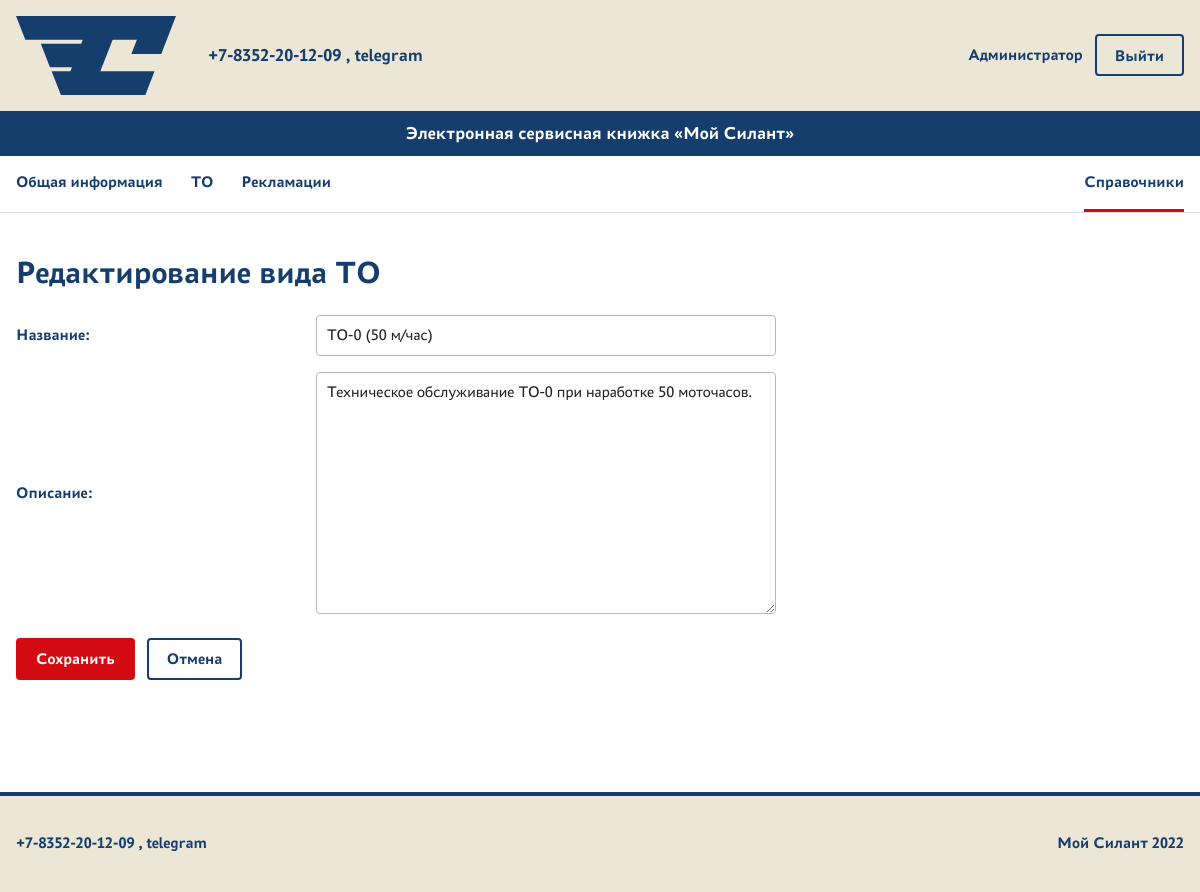
Screenshot of /maintenance/references/maintenance-types/1/update/ (signed in) with the database file from the repository.
### service/models.py (models this page shows, shortened)
class MaintenanceType(models.Model):
    name = models.CharField(
        max_length=255,
        unique=True,
        verbose_name='Название',
    )
    description = models.TextField(blank=True, verbose_name='Описание')
    class Meta:
        verbose_name = 'Вид ТО'
        verbose_name_plural = 'Виды ТО'

### service/views.py (the view)
class MaintenanceTypeUpdate(
    LoginRequiredMixin,
    PermissionRequiredMixin,
    UpdateView,
):
    model = MaintenanceType
    form_class = MaintenanceTypeForm
    template_name = 'service/maintenance_type_form.html'
    success_url = reverse_lazy('service:maintenance_type_list')
    permission_required = 'service.change_maintenancetype'

### service/forms.py
class MaintenanceTypeForm(forms.ModelForm):
    class Meta:
        model = MaintenanceType
        fields = [
            'name',
            'description',
        ]

### service/templates/service/maintenance_type_form.html (shortened to what this page needs)
{% extends 'base.html' %}
{% block content %}
    <h1>
        {% if object %}
            Редактирование вида ТО
        {% else %}
            Добавление вида ТО
        {% endif %}
    </h1>
    <form class="entity-form" method="post">
        {{ form.as_p }}
        <div class="form-actions">
            <button
                class="button button--primary"
                type="submit"
            >
                Сохранить
            </button>
            <a
                class="button button--secondary"
                href="{% url 'service:maintenance_type_list' %}"
            >
                Отмена
            </a>
        </div>
    </form>
{% endblock %}

### templates/base.html (shortened to what this page needs)
{% load static %}
<!DOCTYPE html>
<html lang="ru">
<head>
    <link
        rel="stylesheet"
        href="{% static 'core/css/styles.css' %}"
    >
</head>
<body>
    <header class="site-header">
        <div class="container site-header__top">
            <a
                class="site-header__logo"
                href="{% url 'core:home' %}"
                aria-label="Мой Силант — главная"
            >
                <img
                    src="{% static 'core/images/silant-logo.svg' %}"
                    alt="Мой Силант"
                >
            </a>
            <div class="site-header__contact">
                +7-8352-20-12-09 , telegram
            </div>
            <div class="account-nav">
                {% if user.is_authenticated %}
                    <span class="account-name">
                        {{ user.get_full_name|default:user.username }}
                    </span>
                    <form
                        method="post"
                        action="{% url 'account_logout' %}"
                    >
                        <button
                            class="button button--secondary"
                            type="submit"
                        >
                            Выйти
                        </button>
                    </form>
                {% endif %}
            </div>
        </div>
        <div class="site-header__title">
            <div class="container">
                Электронная сервисная книжка «Мой Силант»
            </div>
        </div>
        {% if user.is_authenticated %}
            <nav
                class="site-nav"
                aria-label="Основные разделы сервиса"
            >
                <div class="container site-nav__inner">
                    <div class="site-nav__primary">
                        <a
                            class="site-nav__link"
                            href="{% url 'machines:list' %}"
                        >
                            Общая информация
                        </a>
                        <a
                            class="site-nav__link"
                            href="{% url 'service:list' %}"
                        >
                            ТО
                        </a>
                        <a
                            class="site-nav__link"
                            href="{% url 'complaints:list' %}"
                        >
                            Рекламации
                        </a>
                    </div>
                    {% if perms.machines.view_techniquemodel %}
                        <a
                            class="site-nav__link site-nav__tool{% if request.resolver_match.namespace == 'core' and request.resolver_match.url_name == 'references' or 'technique_model_' in request.resolver_match.url_name or 'engine_model_' in request.resolver_match.url_name or 'transmission_model_' in request.resolver_match.url_name or 'drive_axle_model_' in request.resolver_match.url_name or 'steering_axle_model_' in request.resolver_match.url_name or 'maintenance_type_' in request.resolver_match.url_name or 'maintenance_organization_' in request.resolver_match.url_name or 'failure_node_' in request.resolver_match.url_name or 'recovery_method_' in request.resolver_match.url_name %} site-nav__link--active{% endif %}"
                            href="{% url 'core:references' %}"
                        >
                            Справочники
                        </a>
                    {% endif %}
                </div>
            </nav>
    </header>
    <main class="site-main">
        <div class="container">
            {% block content %}{% endblock %}
        </div>
    </main>
    <footer class="site-footer">
        <div class="container site-footer__inner">
            <div class="site-footer__contact">
                +7-8352-20-12-09 , telegram
            </div>
            <div class="site-footer__copyright">
                Мой Силант 2022
            </div>
        </div>
    </footer>
</body>
</html>

### core/static/core/css/styles.css (style rules this page uses)
:root { --color-blue: #163E6C; --color-red: #D20A11; --color-beige: #EBE6D6; --color-white: #FFFFFF; }
* { box-sizing: border-box; }
html { font-family: "PT Astra Sans", Arial, sans-serif; }
body { display: flex; min-height: 100vh; flex-direction: column; margin: 0; background: var(--color-white); color: var(--color-blue); line-height: 1.4; }
a { color: inherit; }
button, input, select, textarea { max-width: 100%; font: inherit; }
.container { width: min(100% - 32px, 1440px); margin-inline: auto; }
h1, h2, h3 { margin-top: 0; line-height: 1.2; }
h1 { margin-bottom: 24px; font-size: 32px; }
p { margin-top: 0; margin-bottom: 16px; }
form { margin-bottom: 24px; }
form p { margin-bottom: 16px; }
label { display: inline-block; margin-bottom: 4px; }
input, select, textarea { padding: 8px 10px; border: 1px solid #b8b8b8; border-radius: 4px; background: var(--color-white); color: #222222; }
textarea { width: min(100%, 520px); min-height: 140px; resize: vertical; }
button { padding: 8px 14px; border: 1px solid #888888; border-radius: 4px; background: #f2f2f2; color: #222222; cursor: pointer; }
.site-header { border-bottom: none; background: var(--color-beige); }
.site-header__top { display: grid; grid-template-columns: auto 1fr auto; align-items: center; gap: 32px; min-height: 96px; padding-block: 16px; }
.site-header__logo { display: block; width: 160px; flex-shrink: 0; }
.site-header__logo img { display: block; width: 100%; height: auto; }
.site-header__contact { justify-self: start; font-size: 18px; font-weight: 700; }
.site-header__title { padding-block: 10px; background: var(--color-blue); color: var(--color-white); font-size: 18px; font-weight: 700; text-align: center; }
.account-nav { display: flex; align-items: center; gap: 12px; margin-left: 0; }
.account-nav form { margin: 0; }
.account-name { font-weight: 700; }
.account-nav button { width: auto; }
.site-main { flex: 1; padding-block: 40px; }
.site-footer { margin-top: 48px; border-top: 4px solid var(--color-blue); background: var(--color-beige); }
.site-footer__inner { display: flex; min-height: 96px; align-items: center; justify-content: space-between; gap: 24px; padding-block: 20px; font-weight: 700; }
.site-footer__copyright { text-align: right; }
.site-nav { border-bottom: 1px solid rgba(22, 62, 108, 0.18); background: var(--color-white); }
.site-nav__inner { display: flex; min-height: 56px; align-items: center; flex-wrap: wrap; gap: 24px; }
.site-nav__primary { display: flex; align-items: center; flex-wrap: wrap; gap: 8px 28px; }
.site-nav__link { display: inline-flex; min-height: 56px; align-items: center; border-bottom: 3px solid transparent; color: var(--color-blue); font-weight: 700; text-decoration: none; }
.site-nav__link--active { border-bottom-color: var(--color-red); }
.site-nav__tool { margin-left: auto; }
.button { display: inline-flex; min-height: 42px; align-items: center; justify-content: center; padding: 8px 18px; border: 2px solid transparent; border-radius: 4px; font-weight: 700; line-height: 1.2; text-decoration: none; cursor: pointer; }
.button--primary { border-color: var(--color-red); background: var(--color-red); color: var(--color-white); }
.button--secondary { border-color: var(--color-blue); background: transparent; color: var(--color-blue); }
.entity-form { width: min(100%, 760px); }
.entity-form p { display: grid; grid-template-columns: minmax(220px, 280px) minmax(0, 1fr); align-items: center; gap: 8px 20px; margin-bottom: 16px; }
.entity-form label { margin: 0; color: var(--color-blue); font-weight: 700; }
.entity-form input, .entity-form select, .entity-form textarea { width: 100%; }
.entity-form textarea { min-height: 120px; }
.detail-actions, .form-actions, .auth-actions { display: flex; flex-wrap: wrap; gap: 12px; margin-top: 24px; }

### rows the page displays
MaintenanceType: name "ТО-0 (50 м/час)", description "Техническое обслуживание ТО-0 при наработке 50 моточасов."

### other values shown
{{ user.get_full_name|default:user.username }} "Администратор"
